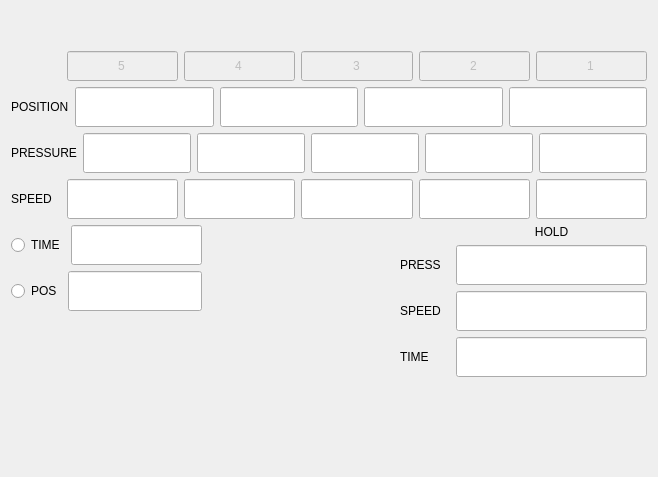
                  <widget class="QWidget" name="tab_19">
                   <attribute name="title">
                    <string>A</string>
                   </attribute>
                   <layout class="QVBoxLayout" name="verticalLayout_31">
                    <item>
                     <spacer name="verticalSpacer_12">
                      <property name="orientation">
                       <enum>Qt::Vertical</enum>
                      </property>
                      <property name="sizeHint" stdset="0">
                       <size>
                        <width>20</width>
                        <height>40</height>
                       </size>
                      </property>
                     </spacer>
                    </item>
                    <item>
                     <layout class="QHBoxLayout" name="horizontalLayout_28">
                      <item>
                       <widget class="QLabel" name="label">
                        <property name="minimumSize">
                         <size>
                          <width>50</width>
                          <height>0</height>
                         </size>
                        </property>
                        <property name="text">
                         <string/>
                        </property>
                       </widget>
                      </item>
                      <item>
                       <widget class="QLineEdit" name="lineEdit_139">
                        <property name="enabled">
                         <bool>false</bool>
                        </property>
                        <property name="minimumSize">
                         <size>
                          <width>40</width>
                          <height>30</height>
                         </size>
                        </property>
                        <property name="text">
                         <string>5</string>
                        </property>
                        <property name="alignment">
                         <set>Qt::AlignCenter</set>
                        </property>
                        <property name="placeholderText">
                         <string/>
                        </property>
                       </widget>
                      </item>
                      <item>
                       <widget class="QLineEdit" name="lineEdit_140">
                        <property name="enabled">
                         <bool>false</bool>
                        </property>
                        <property name="minimumSize">
                         <size>
                          <width>40</width>
                          <height>30</height>
                         </size>
                        </property>
                        <property name="text">
                         <string>4</string>
                        </property>
                        <property name="alignment">
                         <set>Qt::AlignCenter</set>
                        </property>
                        <property name="placeholderText">
                         <string/>
                        </property>
                       </widget>
                      </item>
                      <item>
                       <widget class="QLineEdit" name="lineEdit_141">
                        <property name="enabled">
                         <bool>false</bool>
                        </property>
                        <property name="minimumSize">
                         <size>
                          <width>40</width>
                          <height>30</height>
                         </size>
                        </property>
                        <property name="text">
                         <string>3</string>
                        </property>
                        <property name="alignment">
                         <set>Qt::AlignCenter</set>
                        </property>
                        <property name="placeholderText">
                         <string/>
                        </property>
                       </widget>
                      </item>
                      <item>
                       <widget class="QLineEdit" name="lineEdit_142">
                        <property name="enabled">
                         <bool>false</bool>
                        </property>
                        <property name="minimumSize">
                         <size>
                          <width>40</width>
                          <height>30</height>
                         </size>
                        </property>
                        <property name="text">
                         <string>2</string>
                        </property>
                        <property name="alignment">
                         <set>Qt::AlignCenter</set>
                        </property>
                        <property name="placeholderText">
                         <string/>
                        </property>
                       </widget>
                      </item>
                      <item>
                       <widget class="QLineEdit" name="lineEdit_143">
                        <property name="enabled">
                         <bool>false</bool>
                        </property>
                        <property name="minimumSize">
                         <size>
                          <width>40</width>
                          <height>30</height>
                         </size>
                        </property>
                        <property name="text">
                         <string>1</string>
                        </property>
                        <property name="alignment">
                         <set>Qt::AlignCenter</set>
                        </property>
                        <property name="placeholderText">
                         <string/>
                        </property>
                       </widget>
                      </item>
                     </layout>
                    </item>
                    <item>
                     <layout class="QHBoxLayout" name="horizontalLayout_32">
                      <item>
                       <widget class="QLabel" name="label_17">
                        <property name="minimumSize">
                         <size>
                          <width>50</width>
                          <height>0</height>
                         </size>
                        </property>
                        <property name="text">
                         <string>POSITION</string>
                        </property>
                       </widget>
                      </item>
                      <item>
                       <widget class="QLineEdit" name="lineEdit_153">
                        <property name="minimumSize">
                         <size>
                          <width>40</width>
                          <height>40</height>
                         </size>
                        </property>
                        <property name="alignment">
                         <set>Qt::AlignCenter</set>
                        </property>
                        <property name="placeholderText">
                         <string/>
                        </property>
                       </widget>
                      </item>
                      <item>
                       <widget class="QLineEdit" name="lineEdit_154">
                        <property name="minimumSize">
                         <size>
                          <width>40</width>
                          <height>40</height>
                         </size>
                        </property>
                        <property name="alignment">
                         <set>Qt::AlignCenter</set>
                        </property>
                        <property name="placeholderText">
                         <string/>
                        </property>
                       </widget>
                      </item>
                      <item>
                       <widget class="QLineEdit" name="lineEdit_155">
                        <property name="minimumSize">
                         <size>
                          <width>40</width>
                          <height>40</height>
                         </size>
                        </property>
                        <property name="alignment">
                         <set>Qt::AlignCenter</set>
                        </property>
                        <property name="placeholderText">
                         <string/>
                        </property>
                       </widget>
                      </item>
                      <item>
                       <widget class="QLineEdit" name="lineEdit_156">
                        <property name="minimumSize">
                         <size>
                          <width>40</width>
                          <height>40</height>
                         </size>
                        </property>
                        <property name="alignment">
                         <set>Qt::AlignCenter</set>
                        </property>
                        <property name="placeholderText">
                         <string/>
                        </property>
                       </widget>
                      </item>
                     </layout>
                    </item>
                    <item>
                     <layout class="QHBoxLayout" name="horizontalLayout_33">
                      <item>
                       <widget class="QLabel" name="label_18">
                        <property name="minimumSize">
                         <size>
                          <width>50</width>
                          <height>0</height>
                         </size>
                        </property>
                        <property name="text">
                         <string>PRESSURE</string>
                        </property>
                       </widget>
                      </item>
                      <item>
                       <widget class="QLineEdit" name="lineEdit_157">
                        <property name="minimumSize">
                         <size>
                          <width>40</width>
                          <height>40</height>
                         </size>
                        </property>
                        <property name="alignment">
                         <set>Qt::AlignCenter</set>
                        </property>
                        <property name="placeholderText">
                         <string/>
                        </property>
                       </widget>
                      </item>
                      <item>
                       <widget class="QLineEdit" name="lineEdit_158">
                        <property name="minimumSize">
                         <size>
                          <width>40</width>
                          <height>40</height>
                         </size>
                        </property>
                        <property name="alignment">
                         <set>Qt::AlignCenter</set>
                        </property>
                        <property name="placeholderText">
                         <string/>
                        </property>
                       </widget>
                      </item>
                      <item>
                       <widget class="QLineEdit" name="lineEdit_159">
                        <property name="minimumSize">
                         <size>
                          <width>40</width>
                          <height>40</height>
                         </size>
                        </property>
                        <property name="alignment">
                         <set>Qt::AlignCenter</set>
                        </property>
                        <property name="placeholderText">
                         <string/>
                        </property>
                       </widget>
                      </item>
                      <item>
                       <widget class="QLineEdit" name="lineEdit_160">
                        <property name="minimumSize">
                         <size>
                          <width>40</width>
                          <height>40</height>
                         </size>
                        </property>
                        <property name="alignment">
                         <set>Qt::AlignCenter</set>
                        </property>
                        <property name="placeholderText">
                         <string/>
                        </property>
                       </widget>
                      </item>
                      <item>
                       <widget class="QLineEdit" name="lineEdit_161">
                        <property name="minimumSize">
                         <size>
                          <width>40</width>
                          <height>40</height>
                         </size>
                        </property>
                        <property name="alignment">
                         <set>Qt::AlignCenter</set>
                        </property>
                        <property name="placeholderText">
                         <string/>
                        </property>
                       </widget>
                      </item>
                     </layout>
                    </item>
                    <item>
                     <layout class="QHBoxLayout" name="horizontalLayout_30">
                      <item>
                       <widget class="QLabel" name="label_15">
                        <property name="minimumSize">
                         <size>
                          <width>50</width>
                          <height>0</height>
                         </size>
                        </property>
                        <property name="text">
                         <string>SPEED</string>
                        </property>
                       </widget>
                      </item>
                      <item>
                       <widget class="QLineEdit" name="lineEdit_124">
                        <property name="minimumSize">
                         <size>
                          <width>40</width>
                          <height>40</height>
                         </size>
                        </property>
                        <property name="alignment">
                         <set>Qt::AlignCenter</set>
                        </property>
                        <property name="placeholderText">
                         <string/>
                        </property>
                       </widget>
                      </item>
                      <item>
                       <widget class="QLineEdit" name="lineEdit_125">
                        <property name="minimumSize">
                         <size>
                          <width>40</width>
                          <height>40</height>
                         </size>
                        </property>
                        <property name="alignment">
                         <set>Qt::AlignCenter</set>
                        </property>
                        <property name="placeholderText">
                         <string/>
                        </property>
                       </widget>
                      </item>
                      <item>
                       <widget class="QLineEdit" name="lineEdit_126">
                        <property name="minimumSize">
                         <size>
                          <width>40</width>
                          <height>40</height>
                         </size>
                        </property>
                        <property name="alignment">
                         <set>Qt::AlignCenter</set>
                        </property>
                        <property name="placeholderText">
                         <string/>
                        </property>
                       </widget>
                      </item>
                      <item>
                       <widget class="QLineEdit" name="lineEdit_127">
                        <property name="minimumSize">
                         <size>
                          <width>40</width>
                          <height>40</height>
                         </size>
                        </property>
                        <property name="alignment">
                         <set>Qt::AlignCenter</set>
                        </property>
                        <property name="placeholderText">
                         <string/>
                        </property>
                       </widget>
                      </item>
                      <item>
                       <widget class="QLineEdit" name="lineEdit_128">
                        <property name="minimumSize">
                         <size>
                          <width>40</width>
                          <height>40</height>
                         </size>
                        </property>
                        <property name="alignment">
                         <set>Qt::AlignCenter</set>
                        </property>
                        <property name="placeholderText">
                         <string/>
                        </property>
                       </widget>
                      </item>
                     </layout>
                    </item>
                    <item>
                     <layout class="QHBoxLayout" name="horizontalLayout_6">
                      <item>
                       <layout class="QVBoxLayout" name="verticalLayout_11">
                        <item>
                         <layout class="QHBoxLayout" name="horizontalLayout_5">
                          <item>
                           <widget class="QRadioButton" name="radioButton">
                            <property name="minimumSize">
                             <size>
                              <width>50</width>
                              <height>0</height>
                             </size>
                            </property>
                            <property name="text">
                             <string>TIME</string>
                            </property>
                           </widget>
                          </item>
                          <item>
                           <widget class="QLineEdit" name="lineEdit_149">
                            <property name="minimumSize">
                             <size>
                              <width>40</width>
                              <height>40</height>
                             </size>
                            </property>
                            <property name="alignment">
                             <set>Qt::AlignCenter</set>
                            </property>
                            <property name="placeholderText">
                             <string/>
                            </property>
                           </widget>
                          </item>
                         </layout>
                        </item>
                        <item>
                         <layout class="QHBoxLayout" name="horizontalLayout_31">
                          <item>
                           <widget class="QRadioButton" name="radioButton_2">
                            <property name="minimumSize">
                             <size>
                              <width>50</width>
                              <height>0</height>
                             </size>
                            </property>
                            <property name="text">
                             <string>POS</string>
                            </property>
                           </widget>
                          </item>
                          <item>
                           <widget class="QLineEdit" name="lineEdit_150">
                            <property name="minimumSize">
                             <size>
                              <width>40</width>
                              <height>40</height>
                             </size>
                            </property>
                            <property name="alignment">
                             <set>Qt::AlignCenter</set>
                            </property>
                            <property name="placeholderText">
                             <string/>
                            </property>
                           </widget>
                          </item>
                         </layout>
                        </item>
                        <item>
                         <spacer name="verticalSpacer_11">
                          <property name="orientation">
                           <enum>Qt::Vertical</enum>
                          </property>
                          <property name="sizeHint" stdset="0">
                           <size>
                            <width>20</width>
                            <height>40</height>
                           </size>
                          </property>
                         </spacer>
                        </item>
                       </layout>
                      </item>
                      <item>
                       <spacer name="horizontalSpacer_4">
                        <property name="orientation">
                         <enum>Qt::Horizontal</enum>
                        </property>
                        <property name="sizeHint" stdset="0">
                         <size>
                          <width>40</width>
                          <height>20</height>
                         </size>
                        </property>
                       </spacer>
                      </item>
                      <item>
                       <layout class="QVBoxLayout" name="verticalLayout_10">
                        <item>
                         <widget class="QLabel" name="label_3">
                          <property name="text">
                           <string/>
                          </property>
                         </widget>
                        </item>
                        <item>
                         <widget class="QLabel" name="label_19">
                          <property name="minimumSize">
                           <size>
                            <width>50</width>
                            <height>40</height>
                           </size>
                          </property>
                          <property name="text">
                           <string>PRESS</string>
                          </property>
                         </widget>
                        </item>
                        <item>
                         <widget class="QLabel" name="label_16">
                          <property name="minimumSize">
                           <size>
                            <width>50</width>
                            <height>40</height>
                           </size>
                          </property>
                          <property name="text">
                           <string>SPEED</string>
                          </property>
                         </widget>
                        </item>
                        <item>
                         <widget class="QLabel" name="label_20">
                          <property name="minimumSize">
                           <size>
                            <width>50</width>
                            <height>40</height>
                           </size>
                          </property>
                          <property name="text">
                           <string>TIME</string>
                          </property>
                         </widget>
                        </item>
                        <item>
                         <spacer name="verticalSpacer_10">
                          <property name="orientation">
                           <enum>Qt::Vertical</enum>
                          </property>
                          <property name="sizeHint" stdset="0">
                           <size>
                            <width>20</width>
                            <height>40</height>
                           </size>
                          </property>
                         </spacer>
                        </item>
                       </layout>
                      </item>
                      <item>
                       <layout class="QVBoxLayout" name="verticalLayout">
                        <item>
                         <widget class="QLabel" name="label_2">
                          <property name="text">
                           <string>HOLD</string>
                          </property>
                          <property name="alignment">
                           <set>Qt::AlignCenter</set>
                          </property>
                         </widget>
                        </item>
                        <item>
                         <widget class="QLineEdit" name="lineEdit_151">
                          <property name="minimumSize">
                           <size>
                            <width>40</width>
                            <height>40</height>
                           </size>
                          </property>
                          <property name="alignment">
                           <set>Qt::AlignCenter</set>
                          </property>
                          <property name="placeholderText">
                           <string/>
                          </property>
                         </widget>
                        </item>
                        <item>
                         <widget class="QLineEdit" name="lineEdit_163">
                          <property name="minimumSize">
                           <size>
                            <width>40</width>
                            <height>40</height>
                           </size>
                          </property>
                          <property name="alignment">
                           <set>Qt::AlignCenter</set>
                          </property>
                          <property name="placeholderText">
                           <string/>
                          </property>
                         </widget>
                        </item>
                        <item>
                         <widget class="QLineEdit" name="lineEdit_164">
                          <property name="minimumSize">
                           <size>
                            <width>40</width>
                            <height>40</height>
                           </size>
                          </property>
                          <property name="alignment">
                           <set>Qt::AlignCenter</set>
                          </property>
                          <property name="placeholderText">
                           <string/>
                          </property>
                         </widget>
                        </item>
                        <item>
                         <spacer name="verticalSpacer_9">
                          <property name="orientation">
                           <enum>Qt::Vertical</enum>
                          </property>
                          <property name="sizeHint" stdset="0">
                           <size>
                            <width>20</width>
                            <height>40</height>
                           </size>
                          </property>
                         </spacer>
                        </item>
                       </layout>
                      </item>
                     </layout>
                    </item>
                    <item>
                     <spacer name="verticalSpacer_13">
                      <property name="orientation">
                       <enum>Qt::Vertical</enum>
                      </property>
                      <property name="sizeHint" stdset="0">
                       <size>
                        <width>20</width>
                        <height>40</height>
                       </size>
                      </property>
                     </spacer>
                    </item>
                    <item>
                     <spacer name="verticalSpacer_15">
                      <property name="orientation">
                       <enum>Qt::Vertical</enum>
                      </property>
                      <property name="sizeHint" stdset="0">
                       <size>
                        <width>20</width>
                        <height>5</height>
                       </size>
                      </property>
                     </spacer>
                    </item>
                    <item>
                     <spacer name="verticalSpacer_19">
                      <property name="orientation">
                       <enum>Qt::Vertical</enum>
                      </property>
                      <property name="sizeHint" stdset="0">
                       <size>
                        <width>20</width>
                        <height>4</height>
                       </size>
                      </property>
                     </spacer>
                    </item>
                   </layout>
                  </widget>
